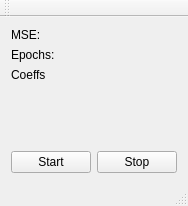
<?xml version="1.0" encoding="UTF-8"?>
<ui version="4.0">
 <class>MainWindow</class>
 <widget class="QMainWindow" name="MainWindow">
  <property name="geometry">
   <rect>
    <x>0</x>
    <y>0</y>
    <width>182</width>
    <height>206</height>
   </rect>
  </property>
  <property name="windowTitle">
   <string>MainWindow</string>
  </property>
  <widget class="QWidget" name="centralWidget">
   <layout class="QVBoxLayout" name="verticalLayout">
    <item>
     <layout class="QFormLayout" name="formLayout">
      <item row="0" column="0">
       <widget class="QLabel" name="label">
        <property name="text">
         <string>MSE:</string>
        </property>
       </widget>
      </item>
      <item row="0" column="1">
       <widget class="QLabel" name="mse_lbl">
        <property name="text">
         <string>&lt;MSE&gt;</string>
        </property>
       </widget>
      </item>
      <item row="1" column="0">
       <widget class="QLabel" name="label_2">
        <property name="text">
         <string>Epochs:</string>
        </property>
       </widget>
      </item>
      <item row="1" column="1">
       <widget class="QLabel" name="epochs_lbl">
        <property name="text">
         <string>&lt;Epochs&gt;</string>
        </property>
       </widget>
      </item>
      <item row="2" column="0">
       <widget class="QLabel" name="label_3">
        <property name="text">
         <string>Coeffs</string>
        </property>
       </widget>
      </item>
      <item row="2" column="1">
       <widget class="QLabel" name="coeffs_lbl">
        <property name="text">
         <string>&lt;Coeffs&gt;</string>
        </property>
       </widget>
      </item>
     </layout>
    </item>
    <item>
     <spacer name="verticalSpacer">
      <property name="orientation">
       <enum>Qt::Vertical</enum>
      </property>
      <property name="sizeHint" stdset="0">
       <size>
        <width>20</width>
        <height>40</height>
       </size>
      </property>
     </spacer>
    </item>
    <item>
     <layout class="QHBoxLayout" name="horizontalLayout">
      <item>
       <spacer name="horizontalSpacer">
        <property name="orientation">
         <enum>Qt::Horizontal</enum>
        </property>
        <property name="sizeHint" stdset="0">
         <size>
          <width>40</width>
          <height>20</height>
         </size>
        </property>
       </spacer>
      </item>
      <item>
       <widget class="QPushButton" name="start_btn">
        <property name="text">
         <string>Start</string>
        </property>
       </widget>
      </item>
      <item>
       <widget class="QPushButton" name="stop_btn">
        <property name="text">
         <string>Stop</string>
        </property>
       </widget>
      </item>
     </layout>
    </item>
   </layout>
  </widget>
  <widget class="QMenuBar" name="menuBar">
   <property name="geometry">
    <rect>
     <x>0</x>
     <y>0</y>
     <width>182</width>
     <height>21</height>
    </rect>
   </property>
  </widget>
  <widget class="QToolBar" name="mainToolBar">
   <attribute name="toolBarArea">
    <enum>TopToolBarArea</enum>
   </attribute>
   <attribute name="toolBarBreak">
    <bool>false</bool>
   </attribute>
  </widget>
  <widget class="QStatusBar" name="statusBar"/>
 </widget>
 <layoutdefault spacing="6" margin="11"/>
 <resources/>
 <connections/>
</ui>
